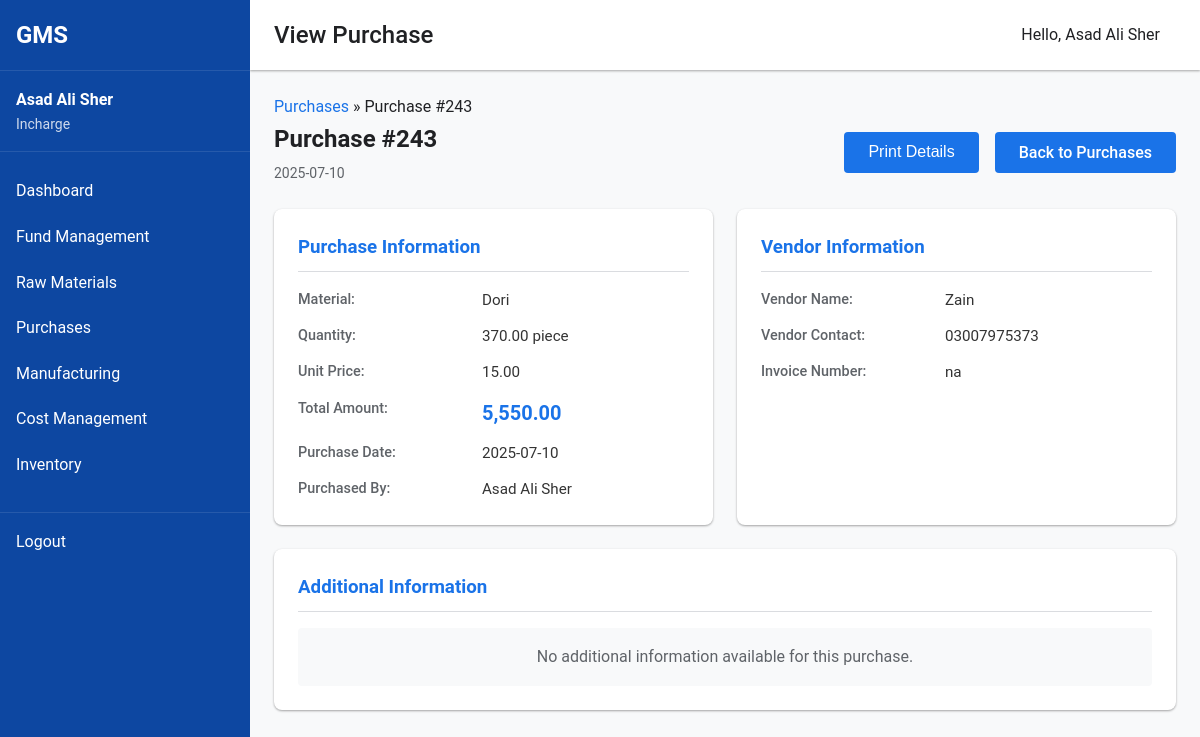
/incharge/view-purchase.php?id=243 (signed in), run on the app's committed database.
### tables this page shows
CREATE TABLE `purchases` (
  `id` int(11) NOT NULL,
  `material_id` int(11) NOT NULL,
  `quantity` decimal(10,2) NOT NULL,
  `unit_price` decimal(10,2) NOT NULL,
  `total_amount` decimal(10,2) NOT NULL,
  `vendor_name` varchar(100) DEFAULT NULL,
  `vendor_contact` varchar(100) DEFAULT NULL,
  `invoice_number` varchar(50) DEFAULT NULL,
  `purchase_date` date NOT NULL,
  `purchased_by` int(11) NOT NULL,
  `fund_id` int(11) DEFAULT NULL,
  `created_at` timestamp NULL DEFAULT current_timestamp(),
  `updated_at` timestamp NULL DEFAULT current_timestamp() ON UPDATE current_timestamp()
);

CREATE TABLE `raw_materials` (
  `id` int(11) NOT NULL,
  `name` varchar(100) NOT NULL,
  `description` text DEFAULT NULL,
  `unit` enum('meter','kg','piece') NOT NULL,
  `stock_quantity` decimal(10,2) DEFAULT 0.00,
  `created_at` timestamp NULL DEFAULT current_timestamp(),
  `updated_at` timestamp NULL DEFAULT current_timestamp() ON UPDATE current_timestamp(),
  `min_stock_level` decimal(10,2) DEFAULT 0.00
);

CREATE TABLE `users` (
  `id` int(11) NOT NULL,
  `username` varchar(50) NOT NULL,
  `password` varchar(255) NOT NULL,
  `full_name` varchar(100) NOT NULL,
  `email` varchar(100) NOT NULL,
  `role` enum('owner','incharge','shopkeeper') NOT NULL,
  `phone` varchar(20) DEFAULT NULL,
  `is_active` tinyint(1) DEFAULT 1,
  `created_at` timestamp NULL DEFAULT current_timestamp(),
  `updated_at` timestamp NULL DEFAULT current_timestamp() ON UPDATE current_timestamp()
);

### incharge/view-purchase.php (the view, shortened to what this page needs)
<?php
include_once '../includes/header.php';
$database = new Database();
$db = $database->getConnection();
$purchase_id = $_GET['id'];
$query = "SELECT p.*, m.name as material_name, m.unit, u.full_name as purchased_by_name
          FROM purchases p
          JOIN raw_materials m ON p.material_id = m.id
          JOIN users u ON p.purchased_by = u.id
          WHERE p.id = ?";
$stmt = $db->prepare($query);
$stmt->bindParam(1, $purchase_id);
$stmt->execute();
$purchase = $stmt->fetch(PDO::FETCH_ASSOC);
?>
<div class="breadcrumb">
    <a href="purchases.php">Purchases</a> &raquo; Purchase #<?php echo htmlspecialchars($purchase['id']); ?>
</div>
<div class="purchase-container">
    <div class="purchase-header">
        <div class="purchase-title">
            <h2>Purchase #<?php echo htmlspecialchars($purchase['id']); ?></h2>
            <span class="purchase-date"><?php echo htmlspecialchars($purchase['purchase_date']); ?></span>
        </div>
        <div class="purchase-actions">
            <button id="printPurchaseBtn" class="button secondary">Print Details</button>
            <a href="purchases.php" class="button">Back to Purchases</a>
        </div>
    </div>
    <div class="purchase-details-grid">
        <div class="purchase-details-card">
            <h3>Purchase Information</h3>
            <div class="details-list">
                <div class="detail-item">
                    <span class="detail-label">Material:</span>
                    <span class="detail-value"><?php echo htmlspecialchars($purchase['material_name']); ?></span>
                </div>
                <div class="detail-item">
                    <span class="detail-label">Quantity:</span>
                    <span class="detail-value"><?php echo number_format($purchase['quantity'], 2); ?> <?php echo htmlspecialchars($purchase['unit']); ?></span>
                </div>
                <div class="detail-item">
                    <span class="detail-label">Unit Price:</span>
                    <span class="detail-value"><?php echo number_format($purchase['unit_price'], 2); ?></span>
                </div>
                <div class="detail-item">
                    <span class="detail-label">Total Amount:</span>
                    <span class="detail-value total-amount"><?php echo number_format($purchase['total_amount'], 2); ?></span>
                </div>
                <div class="detail-item">
                    <span class="detail-label">Purchase Date:</span>
                    <span class="detail-value"><?php echo htmlspecialchars($purchase['purchase_date']); ?></span>
                </div>
                <div class="detail-item">
                    <span class="detail-label">Purchased By:</span>
                    <span class="detail-value"><?php echo htmlspecialchars($purchase['purchased_by_name']); ?></span>
                </div>
            </div>
        </div>
        <div class="purchase-details-card">
            <h3>Vendor Information</h3>
            <div class="details-list">
                <div class="detail-item">
                    <span class="detail-label">Vendor Name:</span>
                    <span class="detail-value"><?php echo htmlspecialchars($purchase['vendor_name']); ?></span>
                </div>
                <?php if(!empty($purchase['vendor_contact'])): ?>
                <div class="detail-item">
                    <span class="detail-label">Vendor Contact:</span>
                    <span class="detail-value"><?php echo htmlspecialchars($purchase['vendor_contact']); ?></span>
                </div>
                <?php endif; ?>
                <?php if(!empty($purchase['invoice_number'])): ?>
                <div class="detail-item">
                    <span class="detail-label">Invoice Number:</span>
                    <span class="detail-value"><?php echo htmlspecialchars($purchase['invoice_number']); ?></span>
                </div>
                <?php endif; ?>
            </div>
        </div>
        <div class="purchase-details-card full-width">
            <h3>Additional Information</h3>
            <div class="details-content">
                <?php if(!empty($purchase['notes'])): ?>
                <div class="notes-section">
                    <h4>Notes</h4>
                    <p><?php echo nl2br(htmlspecialchars($purchase['notes'])); ?></p>
                </div>
                <?php else: ?>
                <p class="no-data">No additional information available for this purchase.</p>
                <?php endif; ?>
            </div>
        </div>
    </div>
</div>
<?php include_once '../includes/footer.php'; ?>

### assets/css/style.css (style rules this page uses)
:root { --primary: #1a73e8; --primary-dark: #0d47a1; --secondary: #5f6368; --accent: #fbbc04; --success: #34a853; --warning: #fbbc04; --error: #ea4335; --background: #ffffff; --surface: #f8f9fa; --border: #dadce0; --text-primary: #202124; --text-secondary: #5f6368; --font-family: 'Roboto', 'Segoe UI', Arial, sans-serif; --font-size-sm: 0.875rem; --font-size-md: 1rem; --font-size-lg: 1.25rem; --font-size-xl: 1.5rem; --spacing-xs: 0.25rem; --spacing-sm: 0.5rem; --spacing-md: 1rem; --spacing-lg: 1.5rem; --spacing-xl: 2rem; --border-radius-sm: 0.25rem; --border-radius-md: 0.5rem; --border-radius-lg: 1rem; --shadow-sm: 0 1px 3px rgba(0,0,0,0.12), 0 1px 2px rgba(0,0,0,0.24); --shadow-md: 0 3px 6px rgba(0,0,0,0.16), 0 3px 6px rgba(0,0,0,0.23); --shadow-lg: 0 10px 20px rgba(0,0,0,0.19), 0 6px 6px rgba(0,0,0,0.23); }
* { margin: 0; padding: 0; box-sizing: border-box; }
body { font-family: var(--font-family); font-size: var(--font-size-md); color: var(--text-primary); background-color: var(--surface); line-height: 1.6; }
a { color: var(--primary); text-decoration: none; }
button, .button { display: inline-block; background-color: var(--primary); color: white; border: none; padding: var(--spacing-sm) var(--spacing-lg); border-radius: var(--border-radius-sm); cursor: pointer; font-size: var(--font-size-md); font-weight: 500; transition: background-color 0.3s ease; }

### assets/css/dashboard.css (style rules this page uses)
.detail-label { width: 45%; font-weight: 500; color: rgba(60, 60, 60, 0.75); font-size: 0.9rem; }
.detail-value { width: 55%; font-size: 0.95rem; color: #333; font-weight: 400; }

### incharge/view-purchase.php (style rules this page uses)
.purchase-container { margin-bottom: 2rem; }
.purchase-header { display: flex; justify-content: space-between; align-items: center; margin-bottom: 1.5rem; }
.purchase-title { display: flex; flex-direction: column; }
.purchase-title h2 { margin: 0; margin-bottom: 0.25rem; }
.purchase-date { color: var(--text-secondary); font-size: var(--font-size-sm); }
.purchase-actions { display: flex; gap: 1rem; }
.purchase-details-grid { display: grid; grid-template-columns: repeat(auto-fit, minmax(400px, 1fr)); gap: 1.5rem; }
.purchase-details-card { background-color: white; border-radius: var(--border-radius-md); box-shadow: var(--shadow-sm); padding: 1.5rem; }
.purchase-details-card.full-width { grid-column: 1 / -1; }
.purchase-details-card h3 { margin-top: 0; margin-bottom: 1rem; padding-bottom: 0.5rem; border-bottom: 1px solid var(--border); color: var(--primary); }
.details-list { display: flex; flex-direction: column; gap: 0.75rem; }
.detail-item { display: flex; gap: 0.5rem; }
.detail-label { font-weight: 500; color: var(--text-secondary); min-width: 140px; }
.detail-value { flex: 1; }
.total-amount { font-weight: bold; font-size: var(--font-size-lg); color: var(--primary); }
.no-data { padding: 1rem; background-color: var(--surface); border-radius: var(--border-radius-sm); color: var(--text-secondary); text-align: center; }

### data on the page
purchases: id "243", purchase_date "2025-07-10", material.name "Dori", quantity "370.00", material.unit "piece", unit_price "15.00", total_amount "5,550.00", purchased_by.full_name "Asad Ali Sher", vendor_name "Zain", vendor_contact "03007975373", invoice_number "na"

### other printed values
$_SESSION['full_name'] "Asad Ali Sher"
$_SESSION['role'] "Incharge"
$page_title "View Purchase"
